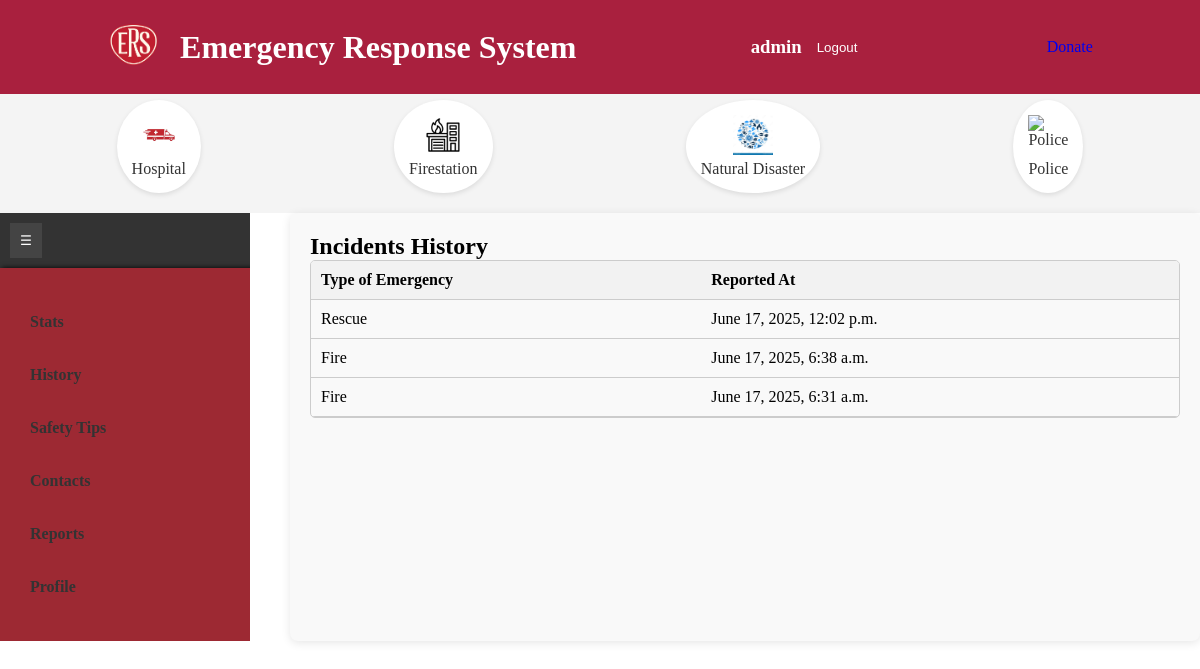
/history/ (signed in), run on an earlier commit of the app's database.
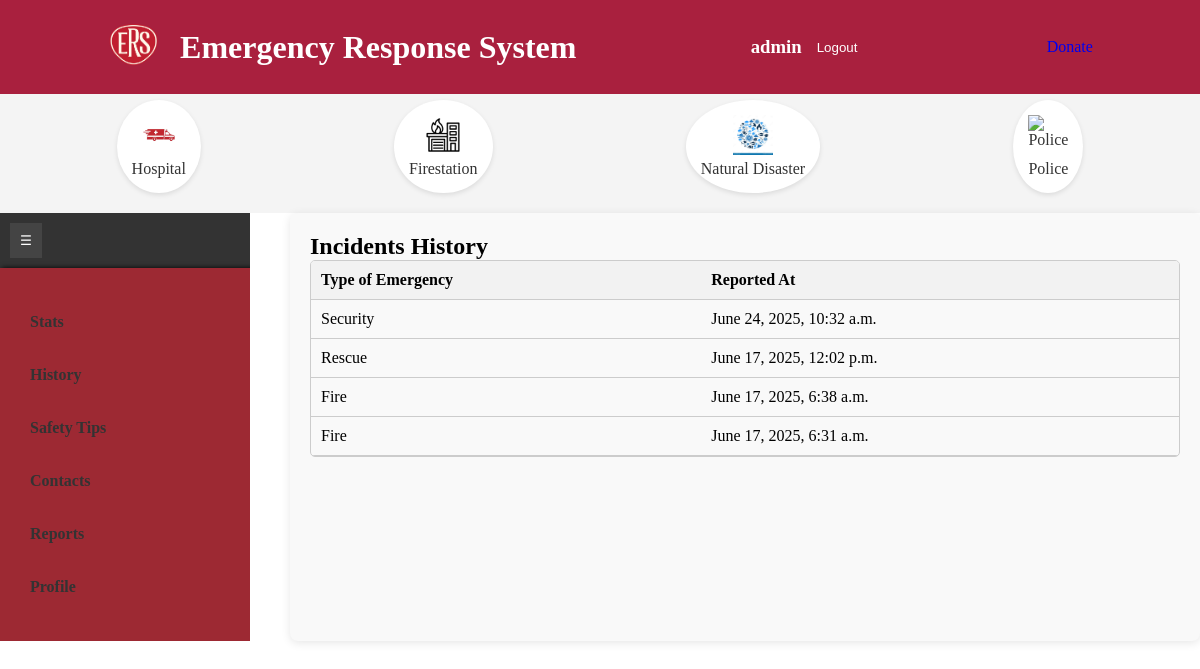
And on a later commit of the database.
### sos/models.py (models this page shows, shortened)
class Emergency(models.Model):
    LOCATION_CHOICES = (
        ('location_1', 'Thika Town'),
        ('location_2', 'Bidco'),
        ('location_3', 'Runda'),
        ('location_4', 'Starehe'),
        ('location_5', 'MKU'),
        ('location_6', 'Thika Level 5'),
        ('location_7', 'Kiandutu'),
        ('location_8', 'Biafra'),
    )
    STATUS_CHOICES = (
        ('reported', 'Reported'),
        ('dispatched', 'Dispatched'),
        ('on_seen', 'On Seen'),
        ('resolved', 'Resolved'),
        ('cancelled', 'Cancelled'),
    )
    emergency_type = models.ForeignKey(EmergencyType, on_delete=models.CASCADE)
    reported_by = models.ForeignKey(User, on_delete=models.CASCADE)
    description = models.TextField(blank=True)
    reported_at = models.DateTimeField(auto_now_add=True)
    resolved_at = models.DateTimeField(blank=True, null=True)
    assigned_team = models.ForeignKey(
        'ResponseTeam',
        on_delete=models.SET_NULL,
        null=True,
        blank=True,
        related_name='assigned_emergencies'
    )
    location = models.CharField(max_length=20, choices=LOCATION_CHOICES, default='location_1', help_text="Select the location of the emergency")
    status = models.CharField(max_length=20, choices=STATUS_CHOICES, default='reported')
    class Meta:
        ordering = ['-reported_at']
        verbose_name = 'Emergency Report'
        verbose_name_plural = 'Emergency Reports'

class EmergencyType(models.Model):
    name = models.CharField(max_length=255, unique=True, help_text="Fire, Medical, Security")
    description = models.TextField(blank=True, null=True)
    def __str__(self):
        return self.name

### sos/views.py (the view)
# urls.py: path('history/', views.history, name ='history'),
@login_required
def history(request):
    incidents = Emergency.objects.all()
    context ={
        'incidents':incidents,
    }
    return render(request, 'history/history.html', context)

### sos/templates/history/history.html (shortened to what this page needs)
{% extends 'index.html' %}
{% load static %}
{% block content %}
{% include 'components/float_buttons.html' %}
<div class="container">
  <nav class='navigation-bar'>
    <button class="toggle-button" onclick="toggleNav()">☰</button>
    {% include 'components/aside.html' %}
</nav>
  <div class="main-content">
    <h2>Incidents History</h2>
    {% if incidents %}
      <div class="table-container">
        <table class="table">
          <thead>
            <tr>
              <th>Type of Emergency</th>
              <th>Reported At</th>
            </tr>
          </thead>
          <tbody>
            {% for incident in incidents %}
              <tr>
                <td>{{ incident.emergency_type }}</td>
                <td>{{ incident.reported_at }}</td>
              </tr>
            {% endfor %}
          </tbody>
        </table>
      </div>
    {% else %}
      <p>No incidents reported yet.</p>
    {% endif %}
  </div>
</div>
{% endblock %}

What changed in the data, as far as the page shows it:
added Emergency: emergency_type "Security", reported_at "June 24, 2025, 10:32 a.m."
